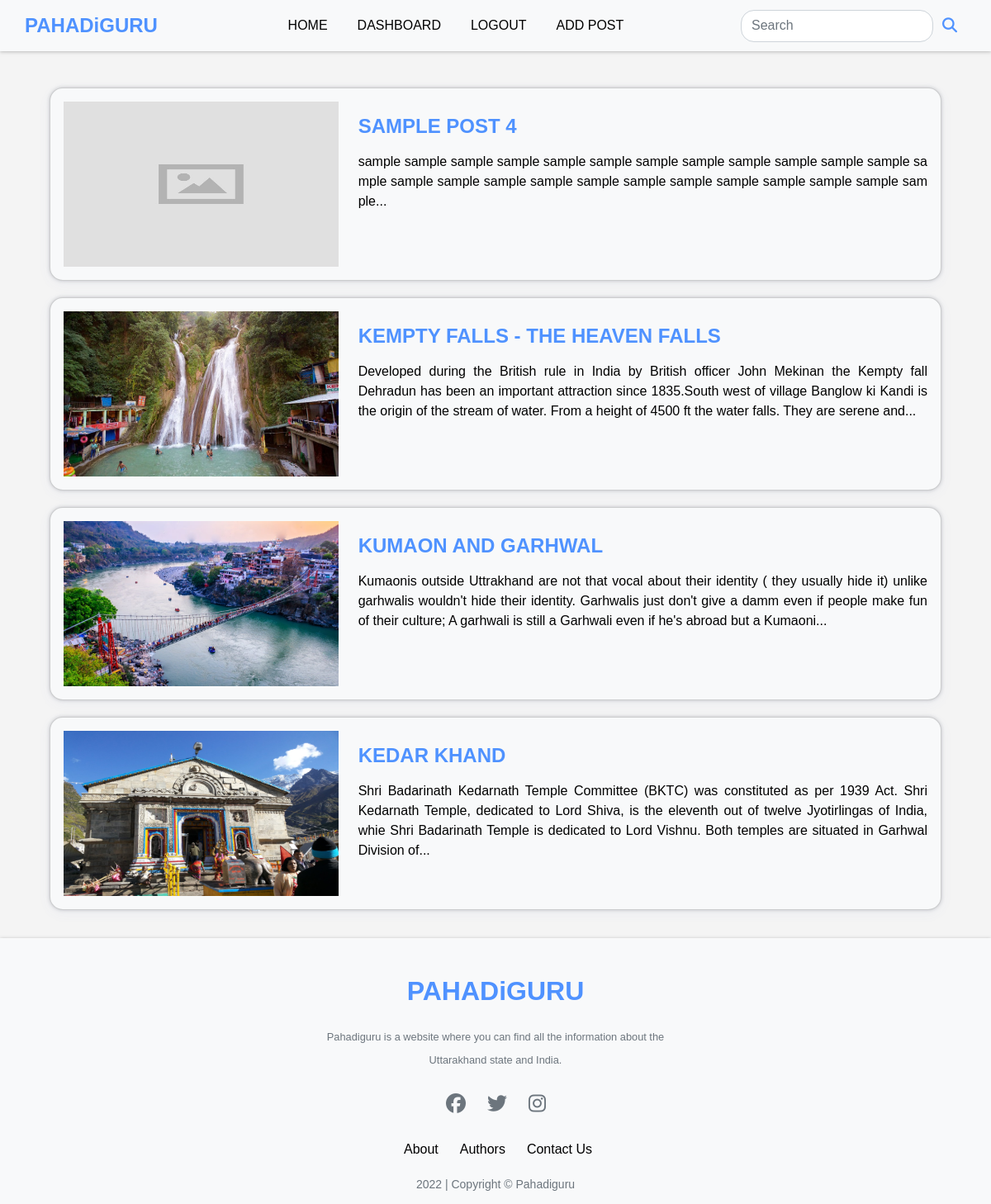
Screenshot of /allposts/Uttarakhand History (signed in) with the database file from the repository.
### app.py (models this page shows)
class Posts(db.Model):
    id = db.Column(db.Integer, primary_key=True)
    title = db.Column(db.String(200), nullable=False)
    category = db.Column(db.String(50), nullable=False)
    slug= db.Column(db.String(200),nullable=True)
    content = db.Column(db.String(500), nullable=False)
    date_added = db.Column(db.Date, default=date.today)
    date_time = db.Column(db.DateTime, default=datetime.utcnow)
    poster_id = db.Column(db.Integer, db.ForeignKey('users.id'))
    likes=db.relationship('Likes',backref='post',passive_deletes=True)
    views=db.relationship('Views',backref='post',passive_deletes=True)
    image = db.Column(db.String(), nullable=True)

### app.py (the view)
@app.route("/allposts/<string:category>", methods=['GET', 'POST'])
def allposts(category):
    posts = Posts.query.filter_by(category=category).all()
    posts.reverse()
    return render_template('allposts.html', posts=posts,category=category)

### app.py (called while the page is built)
@login_manager.user_loader
def load_user(user_id):
    return Users.query.get(int(user_id))

### templates/allposts.html (shortened to what this page needs)
{% extends 'base.html' %} {% block head %}
<link
  rel="stylesheet"
  href="{{url_for('static',filename='css/allposts.css')}}"
/>
{% endblock %} {% block content %}
<br /><br /><br /><br />
<div class="container m-auto" style="width: 90vw;">
  <div class="row">
    {% for post in posts %}
    <div
      class="card col-md-12 p-3 rounded-4"
      style="
        background-color: #f8f9fa;
        box-shadow: rgba(67, 71, 85, 0.27) 0px 0px 0.25em,
          rgba(90, 125, 188, 0.05) 0px 0.25em 1em;
      "
      >
      <a href="{{url_for('postpage',id=post.id)}}" style="text-decoration: none; color: #000!important; text-align: justify;">
      <div class="row">
        <div class="col-md-4">
          <img
            class="w-100"
            height="200"
            src="{{url_for('static', filename='images/feature_photo/'+ post.image)}}"
          />
        </div>
        <div class="col-md-8 my-3">
          <div class="card-block">
            <h6 class="card-title">{{post.title}}</h6>
            <p class="card-text my-3">
              {{post.content|safe|truncate(300)}}
            </p>
          </div>
        </div>
      </div>
      </a>
    </div>
    {% endfor %}
  </div>
</div>
<br />
{% endblock %}

### static/css/allposts.css (style rules this page uses)
.card { border-radius:0; margin:10px auto; }
.card-title { text-transform: uppercase; color: #4f92ff; font-size: 1.5rem; font-weight: 600; }
.card-text { margin-top:10px; margin-bottom: 10px; }

### rows the page displays
Posts: image (placeholder picture), title "SAMPLE POST 4", content "sample sample sample sample sample sample sample sample sample sample sample sample sample sample sample sample sample sample sample sample sample sample sample sample sample..."
Posts: image (picture), title "KEMPTY FALLS - THE HEAVEN FALLS", content "Developed during the British rule in India by British officer John Mekinan the Kempty fall Dehradun has been an important attraction since 1835.South west of village Banglow ki Kandi is the origin of the stream of water. From a height of 4500 ft the water falls. They are serene and..."
Posts: image (picture), title "KUMAON AND GARHWAL", content "Kumaonis outside Uttrakhand are not that vocal about their identity ( they usually hide it) unlike garhwalis wouldn't hide their identity. Garhwalis just don't give a damm even if people make fun of their culture; A garhwali is still a Garhwali even if he's abroad but a Kumaoni..."
Posts: image (picture), title "KEDAR KHAND", content "Shri Badarinath Kedarnath Temple Committee (BKTC) was constituted as per 1939 Act. Shri Kedarnath Temple, dedicated to Lord Shiva, is the eleventh out of twelve Jyotirlingas of India, whie Shri Badarinath Temple is dedicated to Lord Vishnu. Both temples are situated in Garhwal Division of..."
